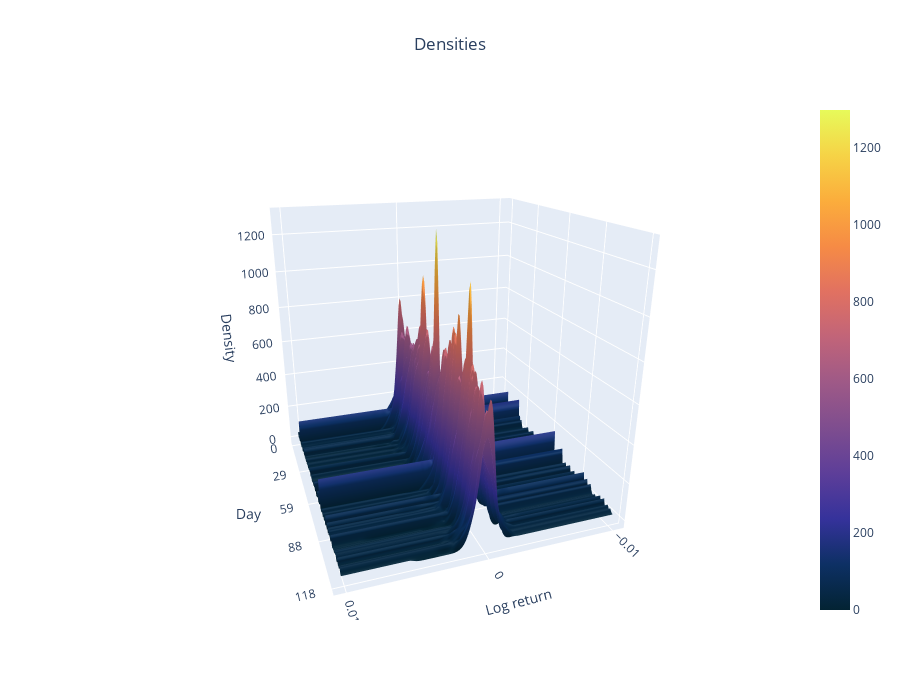

Notebook code for this chart:
### Code cell
# kde_results = {day: (x_grid, y_kde)} from previous step

# Sort days and build aligned matrices
days_sorted = sorted(kde_results.keys())

# ---- Step 1: build a common X grid (important for smooth 3D surface)
all_x = np.concatenate([kde_results[d][0] for d in days_sorted])
x_common = np.linspace(all_x.min(), all_x.max(), 200)

# ---- Step 2: evaluate each day's KDE on the common grid
Z = []
for d in days_sorted:
    kde = kde_results[d][0]
    density = kde_results[d][1]
    # Interpolate densities to common x grid
    z_interp = np.interp(x_common, kde, density)
    Z.append(z_interp)

Z = np.array(Z)
Y = np.arange(len(days_sorted))  # day index

# ---- Step 3: create 3D surface
fig = go.Figure(data=[go.Surface(
    x=x_common,   # log return values
    y=np.arange(len(Y)),          # day index
    z=Z,          # densities
    colorscale='thermal'
)])

# ---- Step 4: layout and labels
fig.update_layout(
    scene=dict(
        xaxis_title='Log return',
        yaxis_title='Day',
        zaxis_title='Density',
        yaxis=dict(
            tickmode='array',
            tickvals=np.linspace(0, len(days_sorted)-1, 5, dtype=int)#,
            #ticktext=[str(days_sorted[i]) for i in np.linspace(0, len(days_sorted)-1, 10, dtype=int)]
        )
    ),
    height=700
)

fig.update_layout(
    scene_camera=dict(
        eye=dict(x=0.7, y=2.0, z=0.8)  # change these values to rotate
    ),
    title={
        'text': "Densities",
        'x': 0.5,  # Center horizontally
        'xanchor': 'center'
    }
)

fig.show()
fig.write_image("../../densities4risk_doc/Figures/kde_surface.png", width=1200, height=800, scale=2)

### Figure 1 — Plotly figure (JSON) as saved in the notebook; plotly's stock layout.template omitted (floating-point values rounded to 4 significant figures; data arrays with more than 128 entries replaced by an {"elided": "..."} marker saying what was removed)
{"data": [{"colorscale": [[0, "rgb(3, 35, 51)"], [0.09091, "rgb(13, 48, 100)"], [0.1818, "rgb(53, 50, 155)"], [0.2727, "rgb(93, 62, 153)"], [0.3636, "rgb(126, 77, 143)"], [0.4545, "rgb(158, 89, 135)"], [0.5455, "rgb(193, 100, 121)"], [0.6364, "rgb(225, 113, 97)"], [0.7273, "rgb(246, 139, 69)"], [0.8182, "rgb(251, 173, 60)"], [0.9091, "rgb(246, 211, 70)"], [1, "rgb(231, 250, 90)"]], "type": "surface", "x": {"elided": "200 float values"}, "y": [0, 1, 2, 3, 4, 5, 6, 7, 8, 9, 10, 11, 12, 13, 14, 15, 16, 17, 18, 19, 20, 21, 22, 23, 24, 25, 26, 27, 28, 29, 30, 31, 32, 33, 34, 35, 36, 37, 38, 39, 40, 41, 42, 43, 44, 45, 46, 47, 48, 49, 50, 51, 52, 53, 54, 55, 56, 57, 58, 59, 60, 61, 62, 63, 64, 65, 66, 67, 68, 69, 70, 71, 72, 73, 74, 75, 76, 77, 78, 79, 80, 81, 82, 83, 84, 85, 86, 87, 88, 89, 90, 91, 92, 93, 94, 95, 96, 97, 98, 99, 100, 101, 102, 103, 104, 105, 106, 107, 108, 109, 110, 111, 112, 113, 114, 115, 116, 117, 118], "z": {"elided": "119x200 float values"}}], "layout": {"height": 700, "scene": {"camera": {"eye": {"x": 0.7, "y": 2, "z": 0.8}}, "xaxis": {"title": {"text": "Log return"}}, "yaxis": {"tickmode": "array", "tickvals": [0, 29, 59, 88, 118], "title": {"text": "Day"}}, "zaxis": {"title": {"text": "Density"}}}, "title": {"text": "Densities", "x": 0.5, "xanchor": "center"}}}
